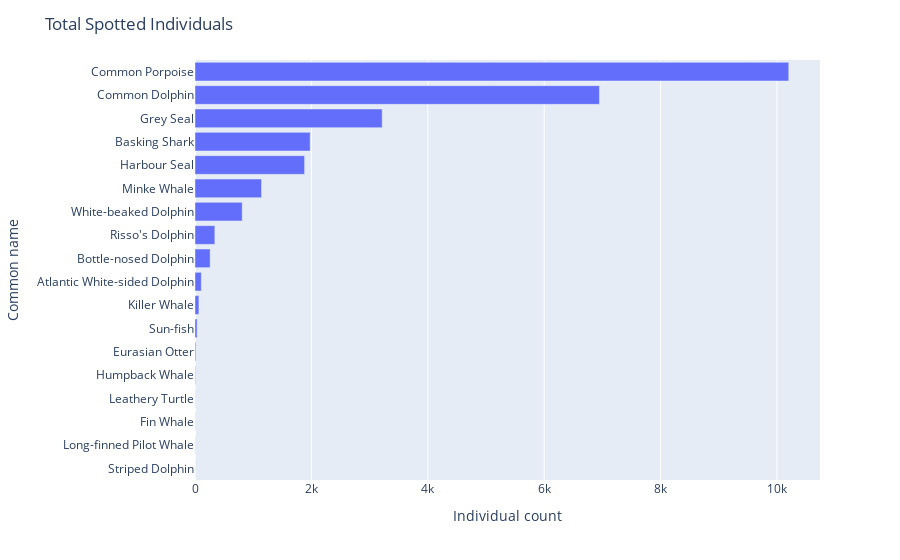

Notebook cell for this chart:
### Code cell
dw_totals = dw.groupby(['Common name'])[['Individual count']].sum()
dw_totals = dw_totals.reset_index()
dw_totals = dw_totals.sort_values(by='Individual count')

fig = px.bar(dw_totals,y='Common name', x='Individual count', text_auto=False)
fig.update_layout(title='Total Spotted Individuals')
fig.show()

### Figure 1 — Plotly figure (JSON) as saved in the notebook; plotly's stock layout.template omitted (floating-point values rounded to 4 significant figures)
{"data": [{"alignmentgroup": "True", "hovertemplate": "Individual count=%{x}<br>Common name=%{y}<extra></extra>", "legendgroup": "", "marker": {"color": "#636efa", "pattern": {"shape": ""}}, "name": "", "offsetgroup": "", "orientation": "h", "showlegend": false, "textposition": "auto", "type": "bar", "x": [1, 2, 2, 2, 7, 14, 36, 67, 108, 260, 341, 811, 1143, 1883, 1979, 3216, 6949, 10202], "xaxis": "x", "y": ["Striped Dolphin", "Long-finned Pilot Whale", "Fin Whale", "Leathery Turtle", "Humpback Whale", "Eurasian Otter", "Sun-fish", "Killer Whale", "Atlantic White-sided Dolphin", "Bottle-nosed Dolphin", "Risso's Dolphin", "White-beaked Dolphin", "Minke Whale", "Harbour Seal", "Basking Shark", "Grey Seal", "Common Dolphin", "Common Porpoise"], "yaxis": "y"}], "layout": {"barmode": "relative", "legend": {"tracegroupgap": 0}, "margin": {"t": 60}, "title": {"text": "Total Spotted Individuals"}, "xaxis": {"anchor": "y", "domain": [0, 1], "title": {"text": "Individual count"}}, "yaxis": {"anchor": "x", "domain": [0, 1], "title": {"text": "Common name"}}}}
